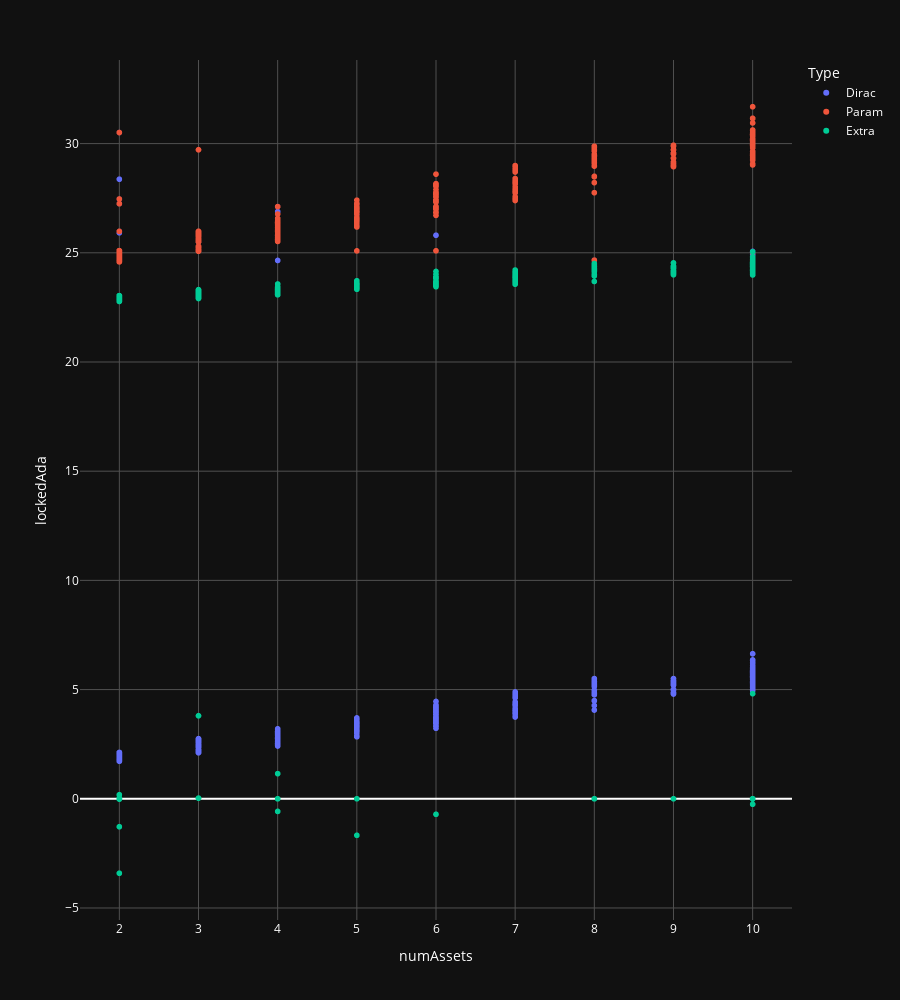

The code cell stored with this chart in its notebook:
### Code cell
# Create a scatter plot
fig = px.scatter(
    df_combined, 
    x='numAssets', 
    y='lockedAda',
    # color='numDiracs',
    # size='numDiracs',
    color='Type',  # Different shapes for Dirac and Param
    # color_continuous_scale=px.colors.sequential.Viridis,  # A color scale for dark background
    labels={'numAssets': 'numAssets', 'diracBytes': 'Bytes', 'paramBytes': 'Bytes'},
)

# Update layout for dark background
fig.update_layout(
    plot_bgcolor='rgb(17,17,17)',  # Dark plot background
    paper_bgcolor='rgb(17,17,17)',  # Dark paper background
    font_color='white',  # White text for better contrast
    xaxis=dict(
        gridcolor='rgb(80,80,80)',  # Darker gridlines
    ),
    yaxis=dict(
        gridcolor='rgb(80,80,80)',  # Darker gridlines
    ),
    legend_title_text='Type',
    height=1000
)

# Show the figure
fig.show()

### Figure 1 — Plotly figure (JSON) as saved in the notebook; plotly's stock layout.template omitted (floating-point values rounded to 4 significant figures; data arrays with more than 128 entries replaced by an {"elided": "..."} marker saying what was removed)
{"data": [{"hovertemplate": "Type=Dirac<br>numAssets=%{x}<br>lockedAda=%{y}<extra></extra>", "legendgroup": "Dirac", "marker": {"color": "#636efa", "symbol": "circle"}, "mode": "markers", "name": "Dirac", "showlegend": true, "type": "scattergl", "x": {"elided": "970 int values"}, "xaxis": "x", "y": {"elided": "970 float values"}, "yaxis": "y"}, {"hovertemplate": "Type=Param<br>numAssets=%{x}<br>lockedAda=%{y}<extra></extra>", "legendgroup": "Param", "marker": {"color": "#EF553B", "symbol": "circle"}, "mode": "markers", "name": "Param", "showlegend": true, "type": "scattergl", "x": {"elided": "970 int values"}, "xaxis": "x", "y": {"elided": "970 float values"}, "yaxis": "y"}, {"hovertemplate": "Type=Extra<br>numAssets=%{x}<br>lockedAda=%{y}<extra></extra>", "legendgroup": "Extra", "marker": {"color": "#00cc96", "symbol": "circle"}, "mode": "markers", "name": "Extra", "showlegend": true, "type": "scattergl", "x": {"elided": "970 int values"}, "xaxis": "x", "y": {"elided": "970 float values"}, "yaxis": "y"}], "layout": {"font": {"color": "white"}, "height": 1000, "legend": {"title": {"text": "Type"}, "tracegroupgap": 0}, "margin": {"t": 60}, "paper_bgcolor": "rgb(17,17,17)", "plot_bgcolor": "rgb(17,17,17)", "xaxis": {"anchor": "y", "domain": [0, 1], "gridcolor": "rgb(80,80,80)", "title": {"text": "numAssets"}}, "yaxis": {"anchor": "x", "domain": [0, 1], "gridcolor": "rgb(80,80,80)", "title": {"text": "lockedAda"}}}}
